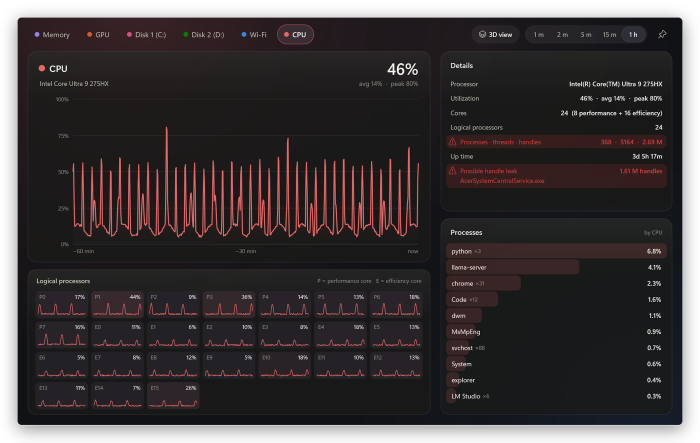
#> input picture docs/screenshots/details-dark.png, 1400 x 885 px, given in place of overview_light_0.png, which was not available (shown at 1/2 size); the run also reads 1 picture not shown here
$ python readme_shots.py ../docs/screenshots/details-dark.png ../docs/screenshots/details-light-memory.png
#> lines starting #> are read from the running program, lines starting #| are printed output that depends on the picture; after the words box and inside, x2 and y2 are one past the last pixel; in counts of white or black regions, pixels touching at a corner belong together; pictures that were not available may be replaced by others from this repository, and a replacement may not be noted
# Builds the README screenshots in docs/screenshots from the --render-test output (synthetic data, no personal info).
#   GlassStack.exe --render-test tests\readme
#   python tools\readme_shots.py tests\readme docs\screenshots
import sys, os
from PIL import Image, ImageDraw, ImageFilter

src, dst = sys.argv[1], sys.argv[2]
os.makedirs(dst, exist_ok=True)
S = 1.5  # the renders are at 150 % scale

def L(n): return Image.open(os.path.join(src, n + '.png')).convert('RGBA')

def rounded(im, r):
    m = Image.new('L', im.size, 0)
    ImageDraw.Draw(m).rounded_rectangle([0, 0, im.size[0] - 1, im.size[1] - 1], r, fill=255)
    im = im.copy(); im.putalpha(m); return im

def shadowed(im, r, dark, pad=48):
    """window on a transparent canvas with a soft drop shadow and a hairline border"""
    W, H = im.size
    can = Image.new('RGBA', (W + 2 * pad, H + 2 * pad), (0, 0, 0, 0))
    sh = Image.new('L', can.size, 0)
    ImageDraw.Draw(sh).rounded_rectangle([pad, pad + 10, pad + W, pad + H + 10], r, fill=110 if dark else 70)
    sh = sh.filter(ImageFilter.GaussianBlur(22))
    can.paste(Image.new('RGBA', can.size, (0, 0, 0, 255)), (0, 0), sh)
    win = rounded(im, r)
    can.alpha_composite(win, (pad, pad))
    ImageDraw.Draw(can).rounded_rectangle([pad, pad, pad + W - 1, pad + H - 1], r,
                                          outline=(255, 255, 255, 40) if dark else (0, 0, 0, 38), width=1)
    return can

def wallpaper(w, h, dark):
    """soft two-blob gradient, like the overview backdrop"""
    base = (22, 22, 34) if dark else (238, 238, 246)
    im = Image.new('RGB', (w, h), base)
    blob = Image.new('RGB', (w, h), base)
    d = ImageDraw.Draw(blob)
    c1 = (70, 48, 120) if dark else (214, 200, 250)
    c2 = (24, 80, 84) if dark else (196, 236, 226)
    d.ellipse([w * 0.05, -h * 0.6, w * 0.6, h * 0.9], fill=c1)
    d.ellipse([w * 0.5, -h * 0.3, w * 1.1, h * 1.2], fill=c2)
    return Image.blend(im, blob.filter(ImageFilter.GaussianBlur(min(w, h) * 0.25)), 0.85)

def save(im, name, maxw=None):
    if maxw and im.size[0] > maxw:
        im = im.resize((maxw, round(im.size[1] * maxw / im.size[0])), Image.LANCZOS)
    im.save(os.path.join(dst, name), optimize=True)
    print(name, im.size)

# 3D overview: full screen renders, scaled for the page
for t, n in (('light', 'overview_light_0'), ('dark', 'overview_dark_1')):
    save(L(n).convert('RGB'), f'overview-{t}.png', 1600)
#> in L, returned value is the input picture: PIL image 1400x885 RGBA; mean R, G, B, A 34.8, 28.8, 29.9, 225.7
#> in save, `im.save(os.path.join(dst, name), optimize=True)`:
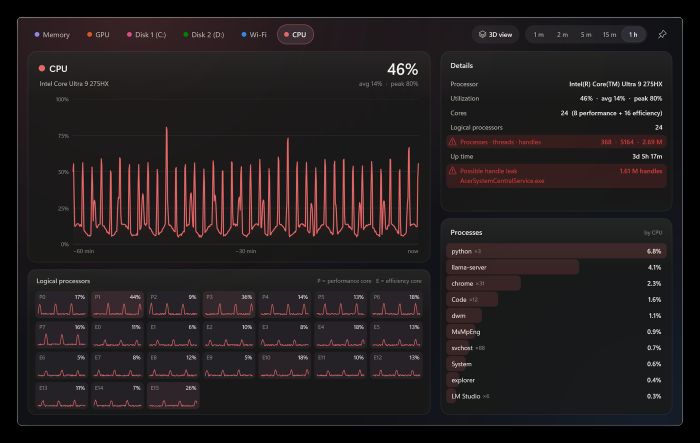
#> saved as overview-light.png: PIL image 1400x885 RGB (shown at 1/2 size); mean R, G, B 34.8, 28.8, 29.9
#| overview-light.png (1400, 885)
#> pass 2 of the loop `for t, n in (('light', 'overview_light_0'), ('dark', 'overview_dark_1'..`:
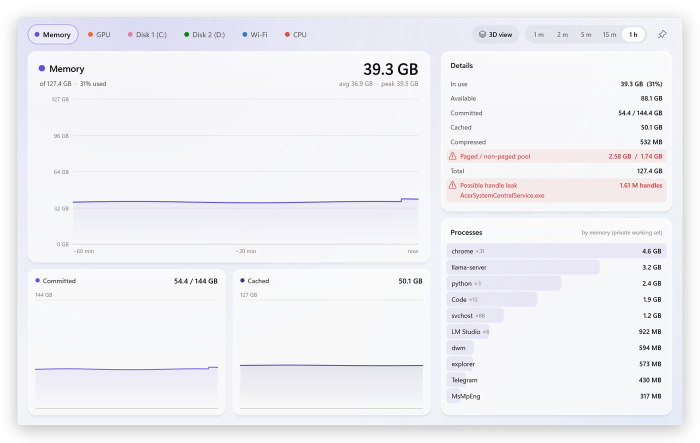
#> input picture docs/screenshots/details-light-memory.png, 1400 x 885 px, given in place of overview_dark_1.png, which was not available (shown at 1/2 size)
#> in L, returned value is the input picture: PIL image 1400x885 RGBA; mean R, G, B, A 210.6, 210.4, 214.4, 224.8
#> in save (call 2), `im.save(os.path.join(dst, name), optimize=True)`:
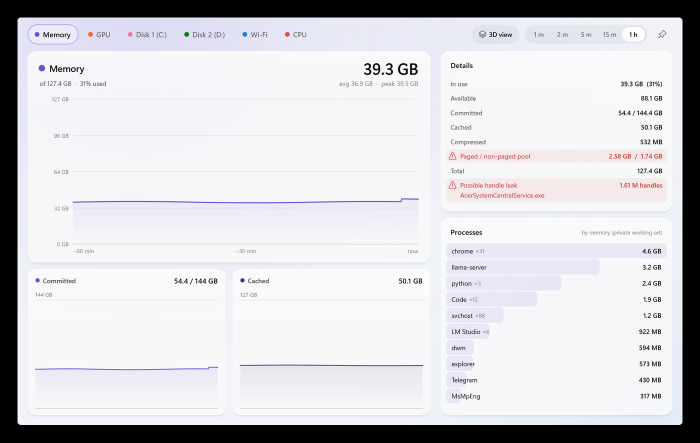
#> saved as overview-dark.png: PIL image 1400x885 RGB (shown at 1/2 size); mean R, G, B 210.6, 210.4, 214.4
#| overview-dark.png (1400, 885)

# section (detail) windows
for t, n in (('light', 'section_gpu_light'), ('dark', 'section_cpu_dark'), ('light-memory', 'section_mem_light')):
    save(shadowed(L(n), round(8 * S), 'dark' in t), f'details-{t}.png', 1400)
#> in shadowed, `W, H = im.size`: W = 1400; H = 885
#> in shadowed, `can = Image.new('RGBA', (W + 2 * pad, H + 2 * pad), (0, 0, 0, 0))`: can: PIL image 1496x981 RGBA; every value is 0
#> in shadowed, `sh = Image.new('L', can.size, 0)`: sh: PIL image 1496x981 L; every value is 0
#> in shadowed, `ImageDraw.Draw(sh).rounded_rectangle([pad, pad + 10, pad + W, pad + H ..`:
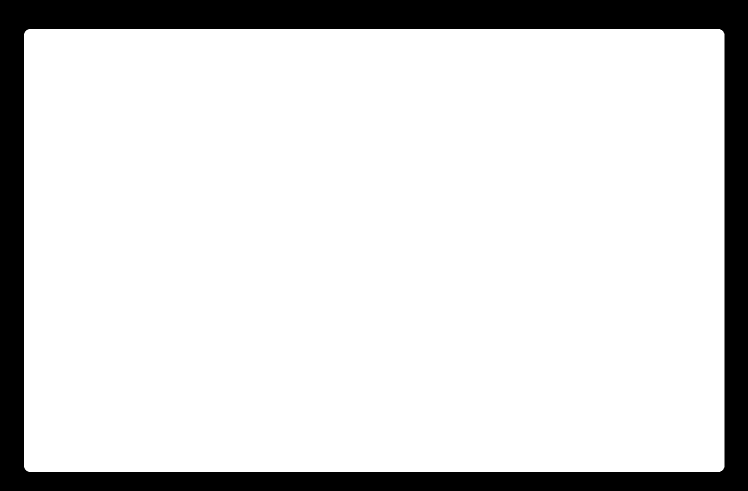
#> sh: PIL image 1496x981 L (shown at 1/2 size); values 0 (black) and 70 (white), 84.6% white; 1 black region, box (x1, y1, x2, y2) and area: (0, 0, 1496, 981) 226426
#> in shadowed, `sh = sh.filter(ImageFilter.GaussianBlur(22))`:
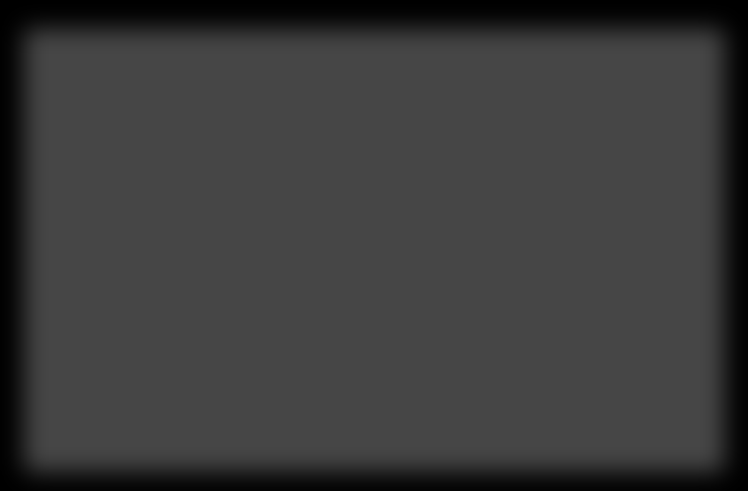
#> sh: PIL image 1496x981 L (shown at 1/2 size); min 0, max 70, mean 59.2
#> in shadowed, `can.paste(Image.new('RGBA', can.size, (0, 0, 0, 255)), (0, 0), sh)`:
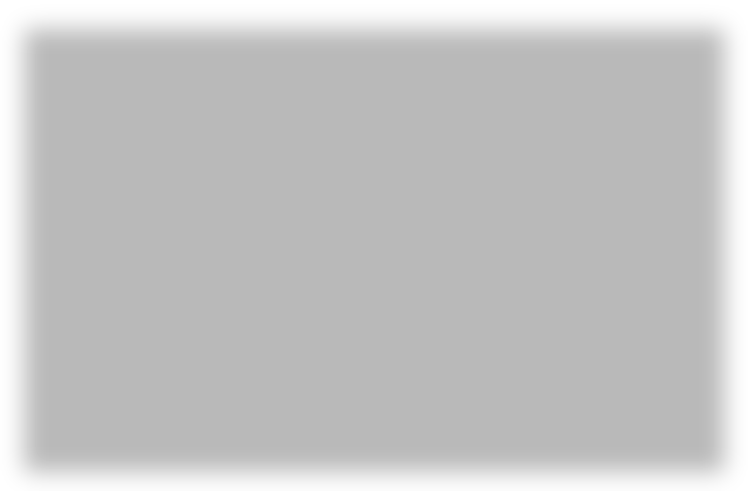
#> can: PIL image 1496x981 RGBA (shown at 1/2 size); mean R, G, B, A 0, 0, 0, 59.2; transparent parts drawn white
#> in rounded, `m = Image.new('L', im.size, 0)`: m: PIL image 1400x885 L; every value is 0
#> in rounded, `ImageDraw.Draw(m).rounded_rectangle([0, 0, im.size[0] - 1, im.size[1] ..`:
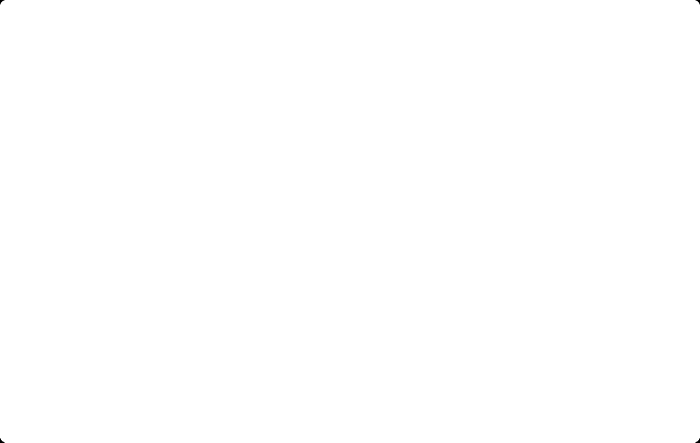
#> m: PIL image 1400x885 L (shown at 1/2 size); 100% white; 4 black regions, box (x1, y1, x2, y2) and area: (0, 0, 9, 9) 34, (1391, 0, 1400, 9) 34, (0, 876, 9, 885) 34, (1391, 876, 1400, 885) 34
#> in rounded, `im.putalpha(m)`:
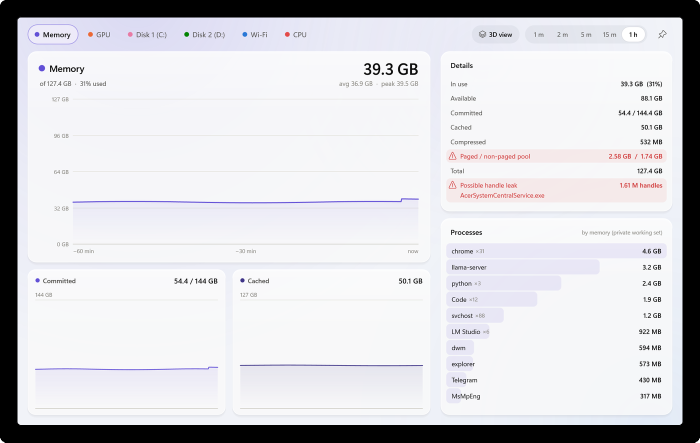
#> im: PIL image 1400x885 RGBA (shown at 1/2 size); mean R, G, B, A 210.6, 210.4, 214.4, 255; transparent parts drawn white
#> in shadowed, `can.alpha_composite(win, (pad, pad))`:
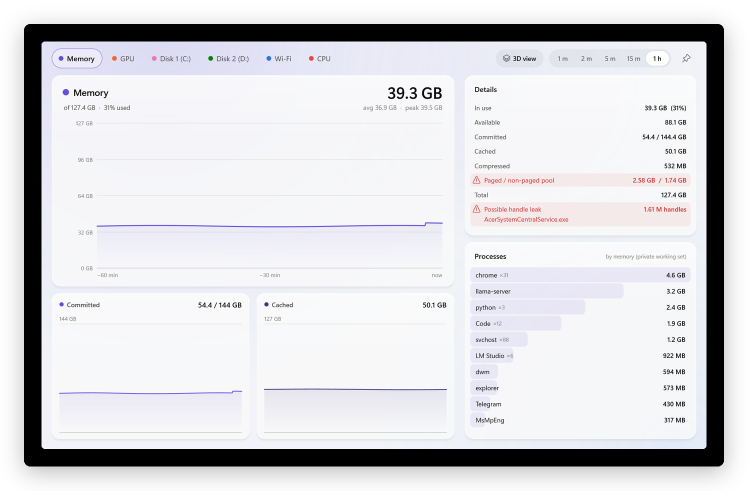
#> can: PIL image 1496x981 RGBA (shown at 1/2 size); mean R, G, B, A 177.8, 177.6, 181, 217.4; transparent parts drawn white
#| details-light.png (1400, 918)
#> pass 2 of the loop `for t, n in (('light', 'section_gpu_light'), ('dark', 'section_cpu_dar..`:
#> (the run stopped early here; a loop or call above may not have finished)
